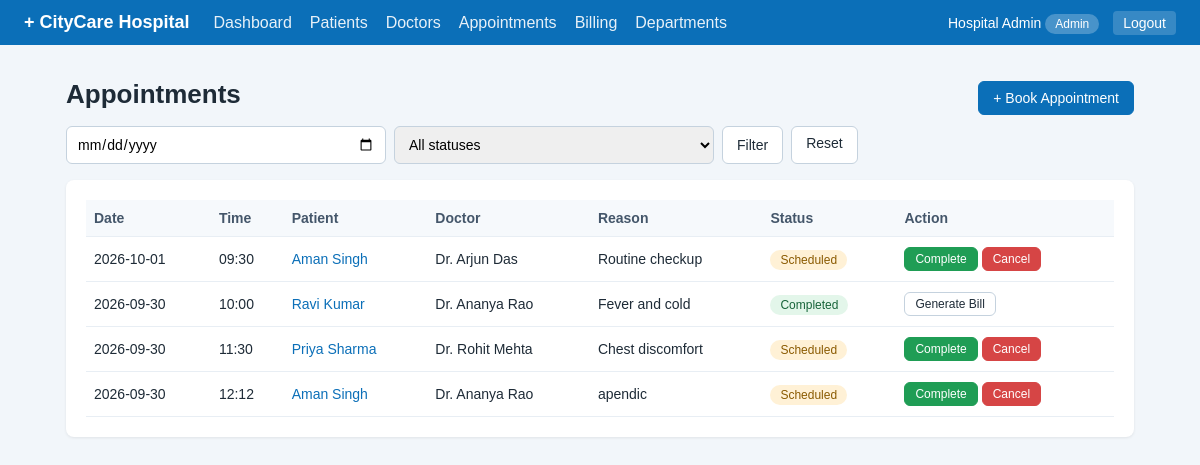
The app's page /appointments (signed in) with its own data.
### tables this page shows
CREATE TABLE appointments (
    id         INTEGER PRIMARY KEY AUTOINCREMENT,
    patient_id INTEGER NOT NULL,
    doctor_id  INTEGER NOT NULL,
    appt_date  TEXT NOT NULL,
    appt_time  TEXT NOT NULL,
    reason     TEXT,
    status     TEXT NOT NULL DEFAULT 'Scheduled'
               CHECK (status IN ('Scheduled', 'Completed', 'Cancelled')),
    FOREIGN KEY (patient_id) REFERENCES patients(id) ON DELETE CASCADE,
    FOREIGN KEY (doctor_id)  REFERENCES doctors(id)  ON DELETE RESTRICT
);

CREATE TABLE patients (
    id          INTEGER PRIMARY KEY AUTOINCREMENT,
    name        TEXT NOT NULL,
    age         INTEGER NOT NULL,
    gender      TEXT NOT NULL,
    phone       TEXT NOT NULL,
    blood_group TEXT,
    address     TEXT,
    created_at  TEXT NOT NULL DEFAULT (date('now'))
);

CREATE TABLE doctors (
    id             INTEGER PRIMARY KEY AUTOINCREMENT,
    name           TEXT NOT NULL,
    department_id  INTEGER NOT NULL,
    specialization TEXT,
    phone          TEXT,
    email          TEXT,
    fee            REAL NOT NULL DEFAULT 0,
    FOREIGN KEY (department_id) REFERENCES departments(id) ON DELETE RESTRICT
);

### app.py (the view)
@app.route("/appointments")
@login_required()
def appointments():
    day = request.args.get("date", "").strip()
    status = request.args.get("status", "").strip()
    sql = ("SELECT a.*, p.name AS patient_name, d.name AS doctor_name FROM appointments a "
           "JOIN patients p ON p.id = a.patient_id JOIN doctors d ON d.id = a.doctor_id WHERE 1=1")
    args = []
    if session["role"] == "doctor":
        sql += " AND a.doctor_id = ?"
        args.append(session["doctor_id"])
    if day:
        sql += " AND a.appt_date = ?"
        args.append(day)
    if status:
        sql += " AND a.status = ?"
        args.append(status)
    rows = query(sql + " ORDER BY a.appt_date DESC, a.appt_time", args)
    return render_template("appointments.html", appointments=rows, day=day, status=status)

### app.py (called while the page is built)
def get_db():
    if "db" not in g:
        g.db = sqlite3.connect(DATABASE)
        g.db.row_factory = sqlite3.Row
        g.db.execute("PRAGMA foreign_keys = ON")
    return g.db

def query(sql, args=(), one=False):
    rows = get_db().execute(sql, args).fetchall()
    if one:
        return rows[0] if rows else None
    return rows

def login_required(*roles):
    def decorator(f):
        @wraps(f)
        def wrapper(*args, **kwargs):
            if "user_id" not in session:
                return redirect(url_for("login"))
            if roles and session.get("role") not in roles:
                flash("You do not have permission to open that page.", "error")
                return redirect(url_for("dashboard"))
            return f(*args, **kwargs)
        return wrapper
    return decorator

@app.context_processor
def inject_today():
    return {"today": str(date.today())}

### templates/appointments.html (shortened to what this page needs)
{% extends "base.html" %}
{% block content %}
<div class="row-between">
  <h1>Appointments</h1>
  {% if session.role in ('admin', 'receptionist') %}
  <a class="btn primary" href="{{ url_for('appointment_add') }}">+ Book Appointment</a>{% endif %}
</div>
<form method="get" class="search">
  <input type="date" name="date" value="{{ day }}">
  <select name="status">
    <option value="">All statuses</option>
  </select>
  <button class="btn" type="submit">Filter</button>
  <a class="btn" href="{{ url_for('appointments') }}">Reset</a>
</form>
<div class="card">
{% if appointments %}
<table>
  <tr><th>Date</th><th>Time</th><th>Patient</th><th>Doctor</th><th>Reason</th><th>Status</th><th>Action</th></tr>
  {% for a in appointments %}
  <tr>
    <td>{{ a.appt_date }}</td><td>{{ a.appt_time }}</td>
    <td><a href="{{ url_for('patient_view', patient_id=a.patient_id) }}">{{ a.patient_name }}</a></td>
    <td>{{ a.doctor_name }}</td><td>{{ a.reason }}</td>
    <td><span class="badge {{ a.status|lower }}">{{ a.status }}</span></td>
    <td>
      {% if a.status == 'Scheduled' %}
      <form method="post" action="{{ url_for('appointment_status', appt_id=a.id) }}" class="inline">
        <button name="status" value="Completed" class="btn small success">Complete</button>
        <button name="status" value="Cancelled" class="btn small danger">Cancel</button>
      </form>
      {% elif a.status == 'Completed' and session.role in ('admin', 'receptionist') %}
      <a class="btn small" href="{{ url_for('bill_add', appointment_id=a.id) }}">Generate Bill</a>
      {% endif %}
    </td>
  </tr>
  {% endfor %}
</table>
{% else %}<p class="muted">No appointments found.</p>{% endif %}
</div>
{% endblock %}

### static/style.css (style rules this page uses)
* { box-sizing: border-box; }
body { margin: 0; font-family: Arial, Helvetica, sans-serif; background: #f2f6fa; color: #1e2b37; }
a { color: #0b6fb8; text-decoration: none; }
h1 { font-size: 26px; margin: 10px 0 16px; }
.card { background: #fff; border-radius: 8px; padding: 20px; margin-bottom: 20px; box-shadow: 0 1px 3px rgba(0,0,0,.08); }
.row-between { display: flex; justify-content: space-between; align-items: center; flex-wrap: wrap; gap: 10px; }
table { width: 100%; border-collapse: collapse; font-size: 14px; }
th, td { text-align: left; padding: 10px 8px; border-bottom: 1px solid #e8eef4; }
th { background: #f6f9fc; color: #44566a; }
.btn { display: inline-block; border: 1px solid #c5d2de; background: #fff; color: #1e2b37; padding: 8px 14px; border-radius: 6px; cursor: pointer; font-size: 14px; }
.btn.primary { background: #0b6fb8; border-color: #0b6fb8; color: #fff; }
.btn.success { background: #1f9d55; border-color: #1f9d55; color: #fff; }
.btn.danger { background: #d64545; border-color: #d64545; color: #fff; }
.btn.small { padding: 4px 10px; font-size: 12px; }
form.inline { display: inline; }
input, select, textarea { width: 100%; padding: 9px 10px; border: 1px solid #c5d2de; border-radius: 6px; font-size: 14px; font-family: inherit; }
.search { display: flex; gap: 8px; margin-bottom: 16px; flex-wrap: wrap; }
.search input, .search select { width: auto; flex: 1; min-width: 160px; max-width: 320px; }
.badge { padding: 3px 10px; border-radius: 12px; font-size: 12px; background: #e8eef4; }
.badge.scheduled, .badge.unpaid { background: #fff1d6; color: #8a5a00; }
.badge.completed, .badge.paid { background: #e3f6ea; color: #17643a; }

### records on screen
appointments: appt_date "2026-10-01", appt_time "09:30", patient_name "Aman Singh", doctor_name "Dr. Arjun Das", reason "Routine checkup", status "Scheduled"
appointments: appt_date "2026-09-30", appt_time "10:00", patient_name "Ravi Kumar", doctor_name "Dr. Ananya Rao", reason "Fever and cold", status "Completed"
appointments: appt_date "2026-09-30", appt_time "11:30", patient_name "Priya Sharma", doctor_name "Dr. Rohit Mehta", reason "Chest discomfort", status "Scheduled"
appointments: appt_date "2026-09-30", appt_time "12:12", patient_name "Aman Singh", doctor_name "Dr. Ananya Rao", reason "apendic", status "Scheduled"

### other values on screen
{{ session.name }} "Hospital Admin"
{{ session.role }} "Admin"
